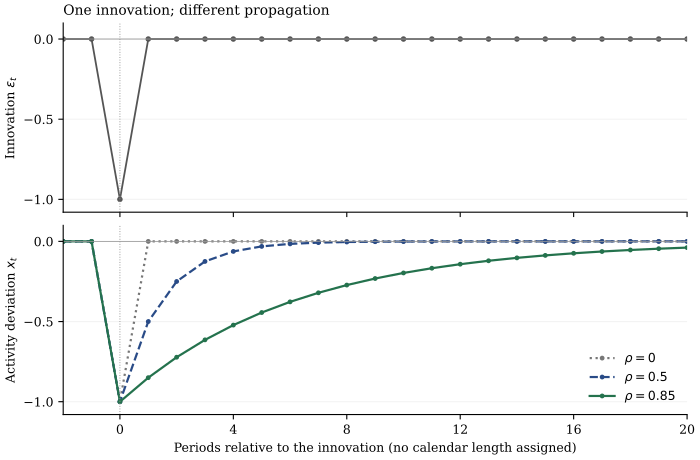

Recreate this plot in Python.
"""Timing illustration: a single innovation and alternative activity persistence.

No data or estimated structural responses. Regenerate from the repository root:
    .venv/bin/python macro/images/fluctuation_impulse_propagation.py
"""
from pathlib import Path
import os
import tempfile
os.environ.setdefault('MPLCONFIGDIR', str(Path(tempfile.gettempdir()) / 'notes-economics-mpl'))
import matplotlib
matplotlib.use('Agg')
import matplotlib.pyplot as plt
import numpy as np

plt.rcParams.update({'font.family': 'DejaVu Serif', 'font.size': 9,
                     'pdf.fonttype': 42, 'axes.spines.top': False,
                     'axes.spines.right': False})
t = np.arange(-2, 21)
innovation = np.where(t == 0, -1.0, 0.0)
fig, axes = plt.subplots(2, 1, figsize=(7, 4.6), sharex=True, layout='constrained')
axes[0].plot(t, innovation, 'o-', color='#555555', lw=1.3, ms=3)
axes[0].set_ylabel(r'Innovation $\varepsilon_t$')
axes[0].set_title('One innovation; different propagation', fontsize=10, loc='left')
for rho, color, style in [(0.0, '#777777', ':'), (0.5, '#294b87', '--'), (0.85, '#24724d', '-')]:
    x = np.zeros_like(t, dtype=float)
    last = 0.0
    for j, eps in enumerate(innovation):
        x[j] = rho * last + eps
        last = x[j]
    assert np.all(x[t < 0] == 0)
    assert x[t == 0][0] == -1
    assert np.allclose(x[t >= 0], -rho ** t[t >= 0])
    assert np.isclose(sum(-rho ** k for k in range(1000)), -1 / (1 - rho))
    axes[1].plot(t, x, style, color=color, lw=1.6, marker='o', ms=2.5,
                 label=fr'$\rho={rho:g}$')
for ax in axes:
    ax.axhline(0, color='#999999', lw=0.6)
    ax.axvline(0, color='#999999', lw=0.7, ls=':')
    ax.set_xlim(-2, 20)
    ax.set_ylim(-1.08, 0.1)
    ax.set_yticks([-1, -0.5, 0])
    ax.grid(axis='y', alpha=0.15)
axes[1].set_ylabel(r'Activity deviation $x_t$')
axes[1].set_xlabel('Periods relative to the innovation (no calendar length assigned)')
axes[1].set_xticks([0, 4, 8, 12, 16, 20])
axes[1].legend(frameon=False, loc='lower right', fontsize=9)
fig.savefig(Path(__file__).with_suffix('.pdf'), metadata={'CreationDate': None, 'ModDate': None})
plt.close(fig)
print('PASS single-innovation timing, impact, recursion, and cumulative responses; generated figure.')
